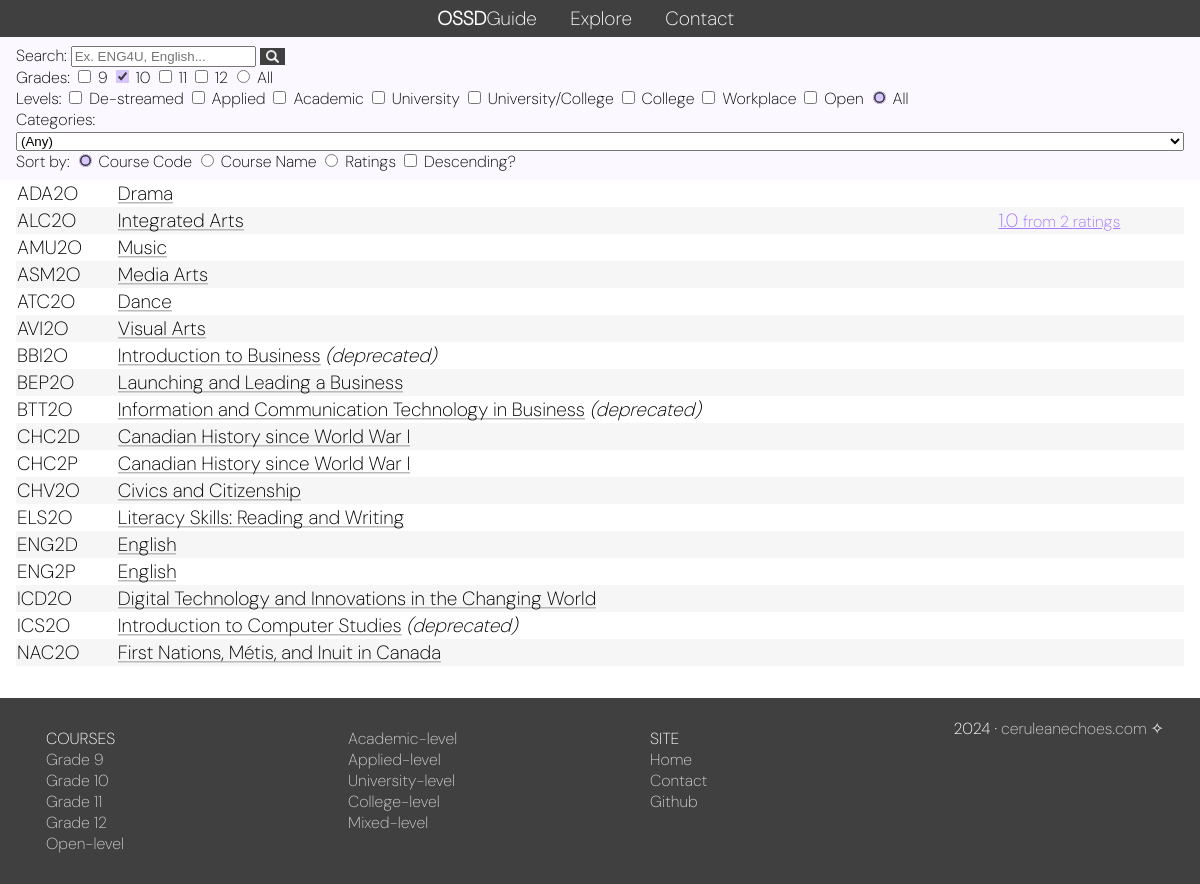
Screenshot of /explore?grade=2 with the database file from the repository.
### homescreen/models.py (models this page shows, shortened)
class Courses(models.Model):
    course_code = models.CharField(max_length=5)
    description = models.CharField(max_length=1023)
    course_name = models.CharField(max_length=255)
    category = models.CharField(max_length=255)
    prereq = models.CharField(max_length=1023)
    deprecated = models.BooleanField(default=False)

### homescreen/views.py (the view)
# urls.py: path('explore', views.explore, name='explore'),
def explore(request):
    courseslist = Courses.objects.all()
    category_filter = request.GET.getlist('category')
    grade_filter = request.GET.getlist('grade')
    level_filter = request.GET.getlist('level')
    search = request.GET.get('search')
    sort_by = request.GET.get('sortby')
    rev = request.GET.get('rev')
    grade_checked_list = [0,0,0,0]
    grade_checked_all = False
    level_checked_list = {"De-streamed":0,"Applied":0,"Academic":0,"University":0,"University/College":0,"College":0,"Workplace":0,"Open":0}
    level_to_char = {"De-streamed":"W","Applied":"P","Academic":"D","University":"U","University/College":"M","College":"C","Workplace":"E","Open":"O"}
    level_checked_all = False
    if category_filter:
        category_filter = category_filter[0]
        if category_filter != "(Any)":
            courseslist = courseslist.filter(category__in=category_filter.split(","))
    if grade_filter:
        grade_filter = "".join(grade_filter) #list to str
        courseslist = courseslist.filter(course_code__regex=r'^...[' + grade_filter  + ']+[A-Za-z]$')
        for grade in range(1,5):
            if str(grade) in grade_filter:
                grade_checked_list[grade-1] = 1
    if level_filter:
        level_filter = "".join(level_filter) #list to str
        courseslist = courseslist.filter(course_code__regex=r'^....[' + "".join(level_filter) + ']+$')
        for level in level_checked_list:
            if level_to_char[level] in level_filter:
                level_checked_list[level] = 1
    if search:
        search = "".join([substr for substr in search if (substr.isalnum() or substr in " ()'’:,")]) #keep only alphanum+space+punc
        courseslist = courseslist.filter(course_name__icontains=search) | courseslist.filter(course_code__icontains=search)
    if search == None:
        search = "";
    if (grade_checked_list == [1,1,1,1]) or (grade_checked_list == [0,0,0,0]):
        grade_checked_list = [0,0,0,0]
        grade_checked_all = True
    level_values = list(level_checked_list.values())
    if level_values.count(level_values[0]) == len(level_values): #if all values equal; ie all are checked
        level_checked_list = {"De-streamed":0,"Applied":0,"Academic":0,"University":0,"University/College":0,"College":0,"Workplace":0,"Open":0}
        level_checked_all = True
    if sort_by in ["course_code","course_name"]:
        courseslist = list(courseslist.order_by(sort_by))
    elif not sort_by:
        courseslist = list(courseslist.order_by("course_code"))
        sort_by = "course_code"
    if sort_by == "ratings":
        courseslist = list(courseslist)
        courseslist.sort(key=get_ratings,reverse=True)
    if rev == "1":
        courseslist.reverse()
    categories = [category[0] for category in set(Courses.objects.values_list("category"))]
    categories.sort()
    categories.insert(0, "(Any)")
    template = loader.get_template('explore.html')
    context = {
    'courseslist': courseslist,
    'gradelist': grade_checked_list,
    'grade_checked_all': grade_checked_all,
    'level_checked_list':level_checked_list,
    'level_checked_all':level_checked_all,
    'level_to_char':level_to_char,
    'categories':categories,
    'category_filter':category_filter,
    'search':search,
    'rev':rev,
    'sortby':sort_by,
    'params':["course_code","course_name","ratings"],
    }
    return HttpResponse(template.render(context, request))

### homescreen/views.py (called while the page is built)
@register.filter
def get_item(dictionary, key):
    return dictionary.get(key)

@register.filter
def format(str):
    return str.title().replace("_"," ")

@register.filter
def get_ratings(course):
    return Reviews.objects.filter(course_code = course.course_code).count()

@register.filter
def get_score(course):
    course_reviews_query = Reviews.objects.filter(course_code = course)
    if course_reviews_query.count() > 0:
        return "{:.1f}".format(mean(list(course_reviews_query.values_list('overall_rating',flat=True))))
    else: return None

### homescreen/templates/explore.html (shortened to what this page needs)
{% load static %}
<!DOCTYPE html>
<html>
<head>
<link rel="stylesheet" href="{% static 'homescreen/theme.css' %}">
<div class=headernav>
<a href="../../" class=site-title><b>OSSD</b>Guide</a>
<a href="../../explore">Explore</a>
<a href="../../contact">Contact</a>
</div>
</head>
<body>
<div class="desc-box">
  <form method="get" action="">
    Search:
    <input type="text" id="search_input" name="search" onchange="this.form.submit()" maxlength="32" value="{{search}}" placeholder="Ex. ENG4U, English...">
    <button type=submit class=search-btn style="background-color:#404040;">_</button>
    <br>
    Grades:
    {% for num in gradelist %}
    <input type="checkbox" name="grade" id="grade{{forloop.counter}}" value={{forloop.counter}} onchange="this.form.submit()"
      {% if num %}
        checked
      {% endif %}
      >
      <label for=grade>{{forloop.counter|add:8}}</label>
    {% endfor %}
      <input type="radio" id="grade_all" onchange="this.form.submit()"
    {% if grade_checked_all %}
       checked
    {% else %}
      name="grade" value="1234"
    {% endif %}
    >
    <label for="grade_all">All</label><br>
    Levels:
  {% for level, value in level_checked_list.items %}
    <input type="checkbox" name="level" id="level{{forloop.counter}}" value={{level_to_char|get_item:level}} onchange="this.form.submit()"
      >
      <label for=level>{{level}}</label>
    {% endfor %}
      <input type="radio" id="level_all" onchange="this.form.submit()"
    {% if level_checked_all %}
       checked
    {% else %}
      name="level" value="WPDUMCEO"
    {% endif %}
    >
    <label for="level_all">All</label><br>
    Categories:
    <select name=category id=category_select onchange="this.form.submit()">
      {% for category in categories %}
      <option value="{{category}}"
        >{{category}}</option>
      {% endfor %}
    </select><br>
    Sort by:
      {% for param in params %}
      <input type="radio" name=sortby id="sortby" onchange="this.form.submit()" value="{{param}}"
      {% if sortby == param %}
        checked
      {% endif %}
      >
      <label for=sortby>{{param|format}}</label>
      {% endfor %}
      <input type="checkbox" name=rev id="reverse" onchange="this.form.submit()"
      {% if rev == "1" %}
      value="0" checked
      {% else %}
      value="1"
      {% endif %}
      >
      <label for=rev>Descending?</label>
  </form>
</div>
<div class=midcontain>
<table>
{% if courseslist%}
  {% for x in courseslist %}
  <tr>
  {% with score=x.course_code|get_score %}
    <td>{{ x.course_code }}</td> <td><a href="/course/{{ x.course_code }}/">{{ x.course_name }}</a>
    {% if x.deprecated %}<em>(deprecated)</em> {% endif %}</td>
    <td>{% if score != None %}<span class=emph>{{score}} <small>from {{x|get_ratings}} ratings</small></span>{% endif %}</td>
  {% endwith %}
</tr>
  {% endfor %}
  {% else %}
    No courses found with those parameters! <em><a href=/explore>Reset all filters</a>?</em>
{% endif %}
</table>
</div>
<div class=footernav>
<div class=midfooter>
<div class=column>
<a href="/../../explore"><span class=footerhead>COURSES</span></a><br>
<a href="../../explore?grade=1">Grade 9</a><br>
<a href="../../explore?grade=2">Grade 10</a><br>
<a href="../../explore?grade=3">Grade 11</a><br>
<a href="../../explore?grade=4">Grade 12</a><br>
<a href="../../explore?level=O">Open-level</a><br>
</div>
<div class=column>
  <a href="../../explore?level=D">Academic-level</a><br>
  <a href="../../explore?level=P">Applied-level</a><br>
  <a href="../../explore?level=U">University-level</a><br>
  <a href="../../explore?level=C">College-level</a><br>
  <a href="../../explore?level=M">Mixed-level</a><br>
</div>
<div class=column>
  <span class=footerhead>SITE</span><br>
  <a href="../../">Home</a><br>
  <a href="../../contact">Contact</a><br>
  <a href="https://github.com/shaan-s">Github</a><br>
</div>
<div style="text-align:right;">2024&nbsp;·&nbsp;<a href="https://www.ceruleanechoes.com">ceruleanechoes.com</a>&nbsp;✧
</div></div>
</body>
</html>

### homescreen/static/homescreen/theme.css (style rules this page uses)
html { font-size: 100%; }
body { margin: 0; display: grid; grid-template-rows: auto auto auto 1fr; min-height: 100vh; }
a { color: black; text-decoration: none; background: linear-gradient(to right, #bababa, #bababa), linear-gradient(to right, rgba(180,0,192,1) 0%, rgba(0,212,255,1) 100%); background-size: 100% 0.08em, 0 0.08em; background-position: 100% 90%, 0 90%; background-repeat: no-repeat; transition: background-size .3s; }
table { font-family: DMSans; font-size: 1.2em; border-spacing: 0px; width: 100%; }
tr:nth-child(even) { background-color: #f6f6f6; }
button, input[type=submit] { border: 1px solid grey; font-size: .8em; cursor: pointer; background: white; }
input[type=radio], input[type=checkbox] { accent-color: #d9c6ff; }
.midcontain { margin-left: 10%; margin-right: 10%; }
.desc-box { background-color: #fbf9ff; padding: 1em 2em 1em 2em; font-family: DMSans; }
.headernav, .footernav { background-color: #404040; margin: 0px; color: white; font-family: DMSans; font-size: 1.2em; overflow: hidden; padding: .3em; text-align: center; }
.headernav a { background: none; color: white; text-align: center; margin-right: 1.5em; }
.search-btn { background: rgba(0,0,0,0) url("searchicon.png"); color: rgba(0,0,0,0); background-repeat: no-repeat; background-size:50%; background-position: center; width: 2em; border: none; }
.footernav { margin-top: 4em; padding: 20px; font-size: 1em; }
.footernav a { color: #ccc; background: none; }
.footerhead { color: #fff; }
.midfooter { margin-left: 10%; margin-right: 10%; }
.column { float:left; text-align: left; width:15%; margin:10px; }
.site-title { margin-right: 1.5em; color: white; }
:root { --starsize: 30px; }
.emph { color: #a67aff; text-decoration: underline; }
@media only screen and (max-width: 1200px) { .midfooter,.midcontain { margin: 0 1em 0 1em; } }
@media only screen and (max-width: 1200px) { .column { width:25%; } }
@media only screen and (max-width: 1200px) { select { width:100%; } }
@media only screen and (max-width: 1200px) { .desc-box { padding: .5em 1em .5em 1em; } }
@media only screen and (max-width: 1200px) { .footernav { margin-top: 2em; } }

### rows the page displays
Courses: course_code "ADA2O", course_name "Drama"
Courses: course_code "ALC2O", course_name "Integrated Arts", x "1.0", course_code "2"
Courses: course_code "AMU2O", course_name "Music"
Courses: course_code "ASM2O", course_name "Media Arts"
Courses: course_code "ATC2O", course_name "Dance"
Courses: course_code "AVI2O", course_name "Visual Arts"
Courses: course_code "BBI2O", course_name "Introduction to Business", deprecated "(deprecated)"
Courses: course_code "BEP2O", course_name "Launching and Leading a Business"
Courses: course_code "BTT2O", course_name "Information and Communication Technology in Business", deprecated "(deprecated)"
Courses: course_code "CHC2D", course_name "Canadian History since World War I"
Courses: course_code "CHC2P", course_name "Canadian History since World War I"
Courses: course_code "CHV2O", course_name "Civics and Citizenship"
Courses: course_code "ELS2O", course_name "Literacy Skills: Reading and Writing"
Courses: course_code "ENG2D", course_name "English"
Courses: course_code "ENG2P", course_name "English"
Courses: course_code "ICD2O", course_name "Digital Technology and Innovations in the Changing World"
Courses: course_code "ICS2O", course_name "Introduction to Computer Studies", deprecated "(deprecated)"
Courses: course_code "NAC2O", course_name "First Nations, Métis, and Inuit in Canada"

### other values shown
{{ level }} "De-streamed" "Applied" "Academic" "University" "University/College" "College" "Workplace" "Open"
{{ param|format }} "Course Code" "Course Name" "Ratings"
form field category "(Any)"
